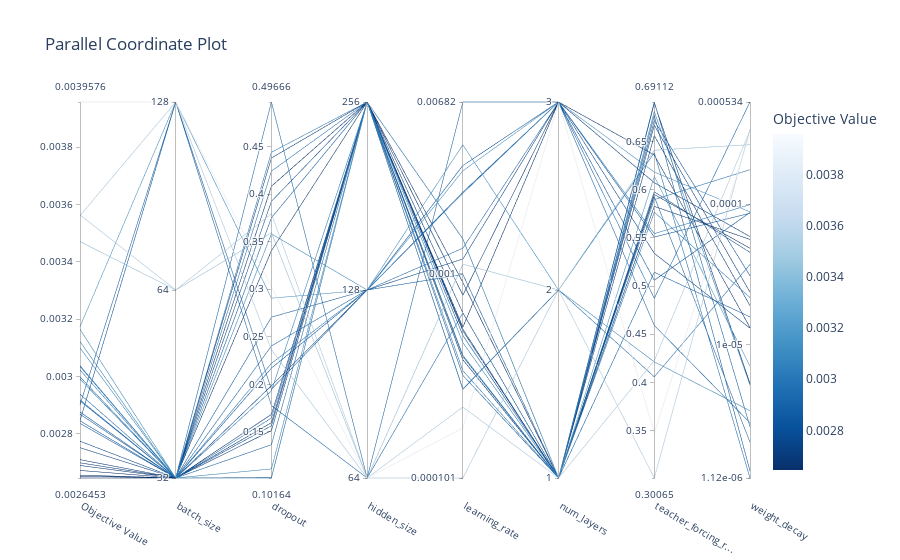

Write notebook code for a chart like this one.
### Code cell
# 3. Parallel coordinate plot
fig = plot_parallel_coordinate(study)
fig.update_layout(title="Parallel Coordinate Plot")
fig.show()
